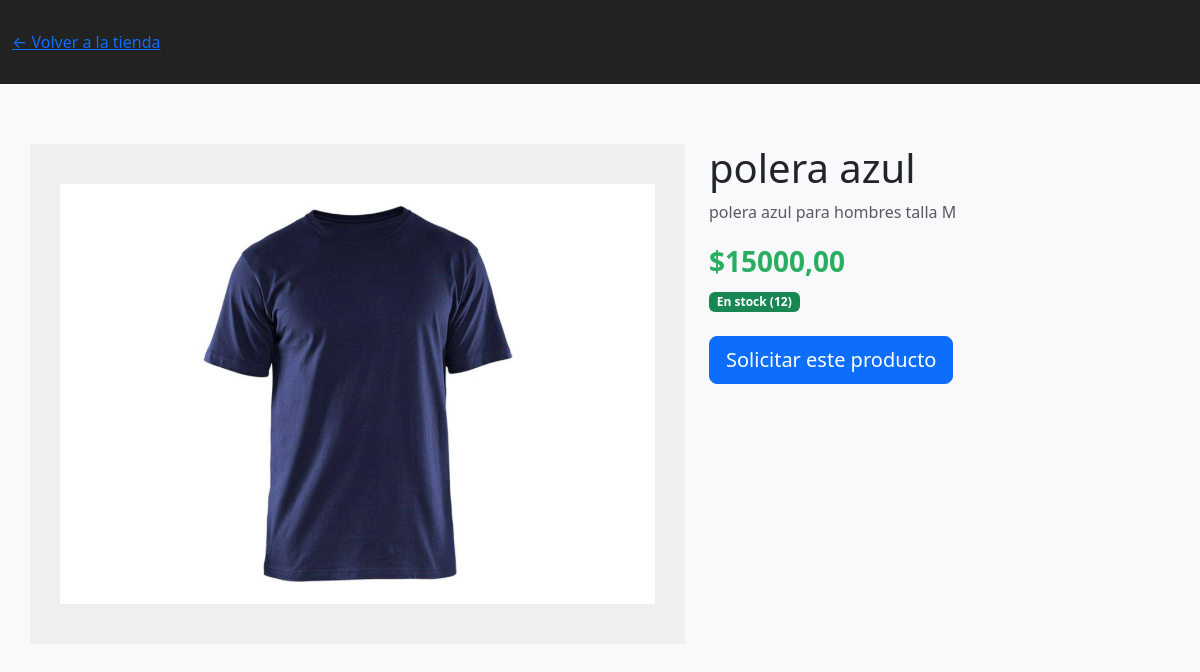
The app's page /producto/19/ with its own data.
### myApp/models.py (models this page shows, shortened)
class Producto(models.Model):
    categoria = models.ForeignKey(Categoria, on_delete=models.CASCADE, related_name='productos')
    nombre = models.CharField(max_length=150)
    descripcion = models.TextField(blank=True)
    precio = models.DecimalField(max_digits=10, decimal_places=2)
    stock = models.PositiveIntegerField(default=0)
    activo = models.BooleanField(default=True)

class ProductoImagen(models.Model):
    producto = models.ForeignKey(Producto, on_delete=models.CASCADE, related_name='imagenes')
    imagen = models.ImageField(upload_to= producto_imagen_path)

### myApp/views.py (the view)
# urls.py: path('producto/<int:pk>/', views.detalle_producto, name='detalle_producto'),
def detalle_producto(request, pk):
    producto = get_object_or_404(Producto, pk=pk)
    relacionados = Producto.objects.filter(categoria=producto.categoria).exclude(pk=pk)[:4]
    ctx = {
        'producto': producto,
        'relacionados': relacionados,
    }
    return render(request, 'detalle_producto.html', ctx)

### templates/detalle_producto.html (shortened to what this page needs)
{% load static %}
<!DOCTYPE html>
<html lang="es">
<head>
    <link href="https://cdn.jsdelivr.net/npm/bootstrap@5.3.0/dist/css/bootstrap.min.css" rel="stylesheet">
    <link rel="stylesheet" href="{% static 'css/styles.css' %}">
</head>
<body>
<div class="header">
    <div class="container">
        <a href="{% url 'home' %}" class="header-back">← Volver a la tienda</a>
    </div>
</div>
<div class="container detalle-main">
    <div class="row g-4">
        <div class="col-md-7">
            {% if producto.imagenes.all %}
                <div class="detalle-img-wrap">
                    <img src="{{ producto.imagenes.first.imagen.url }}" alt="{{ producto.nombre }}" class="detalle-imagen-principal">
                </div>
            {% else %}
                <div class="detalle-img-wrap">
                    <div style="width:100%;max-width:620px;height:420px;display:flex;align-items:center;justify-content:center;color:#999;">
                        Sin imagen
                    </div>
                </div>
            {% endif %}
        </div>
        <div class="col-md-5">
            <h1 class="mb-2">{{ producto.nombre }}</h1>
            <p class="text-muted">{{ producto.descripcion }}</p>
            <div class="detalle-precio">${{ producto.precio }}</div>
            <div class="detalle-stock">
                {% if producto.stock > 0 %}
                    <span class="badge bg-success">En stock ({{ producto.stock }})</span>
                {% else %}
                    <span class="badge bg-danger">Sin stock</span>
                {% endif %}
            </div>
            <div class="mt-4">
                <a href="{% url 'solicitar_producto' producto.pk %}" class="btn btn-primary btn-lg">Solicitar este producto</a>
            </div>
        </div>
    </div>
</div>
</body>
</html>

### static/css/styles.css (style rules this page uses)
body { background: #f8f9fa; }
.header { background: #222; padding: 24px 0; color: white; margin-bottom: 30px; }
.header .container { max-width: 1200px; margin: 0 auto; display: flex; justify-content: space-between; align-items: center; }
.detalle-main { padding: 30px 0; }
.detalle-img-wrap { background: #efefef; padding: 40px 30px; display: flex; align-items: center; justify-content: center; }
.detalle-imagen-principal { width: 100%; max-width: 620px; height: 420px; object-fit: contain; background: #fff; display: block; }
.detalle-precio { font-size: 28px; font-weight: bold; color: #27ae60; margin-top: 10px; }
.detalle-stock .badge { margin-top: 10px; }
.header { background: #222; padding: 30px 0; color: white; margin-bottom: 30px; }

### records on screen
Producto: imagenes.first.imagen (picture), nombre "polera azul", descripcion "polera azul para hombres talla M", precio "15000,00", stock "12"
